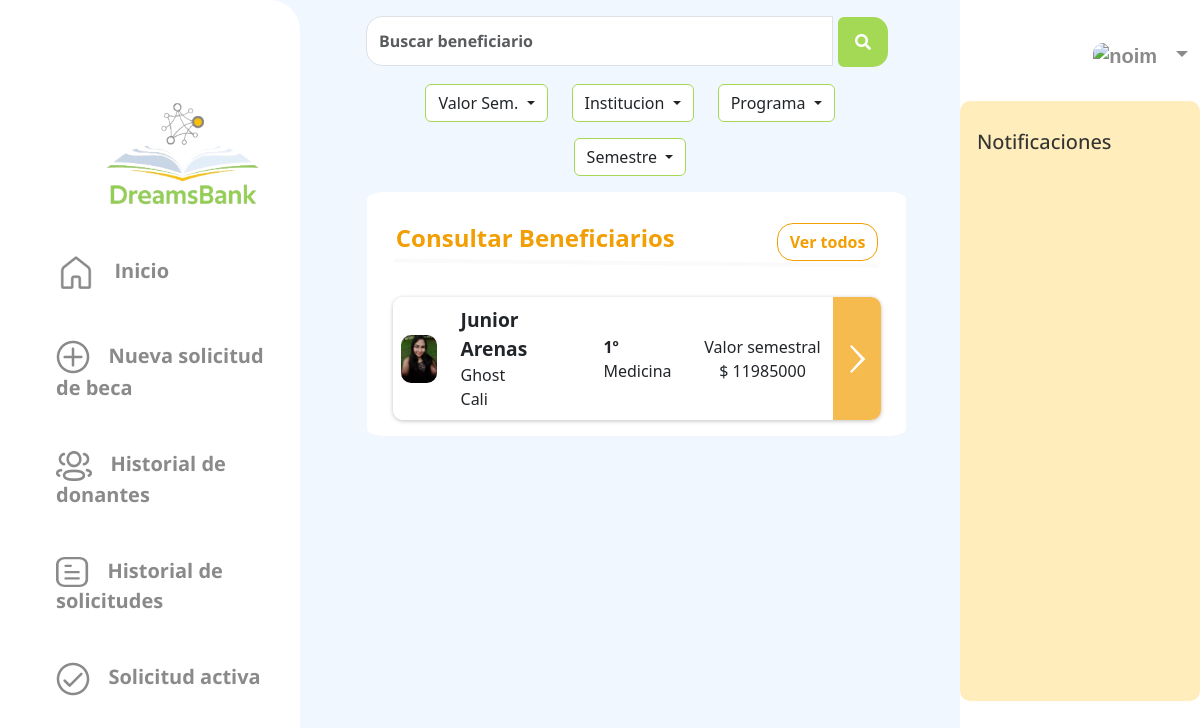
/scholarships/lookbeneficiaries/, run on an earlier commit of the app's database.
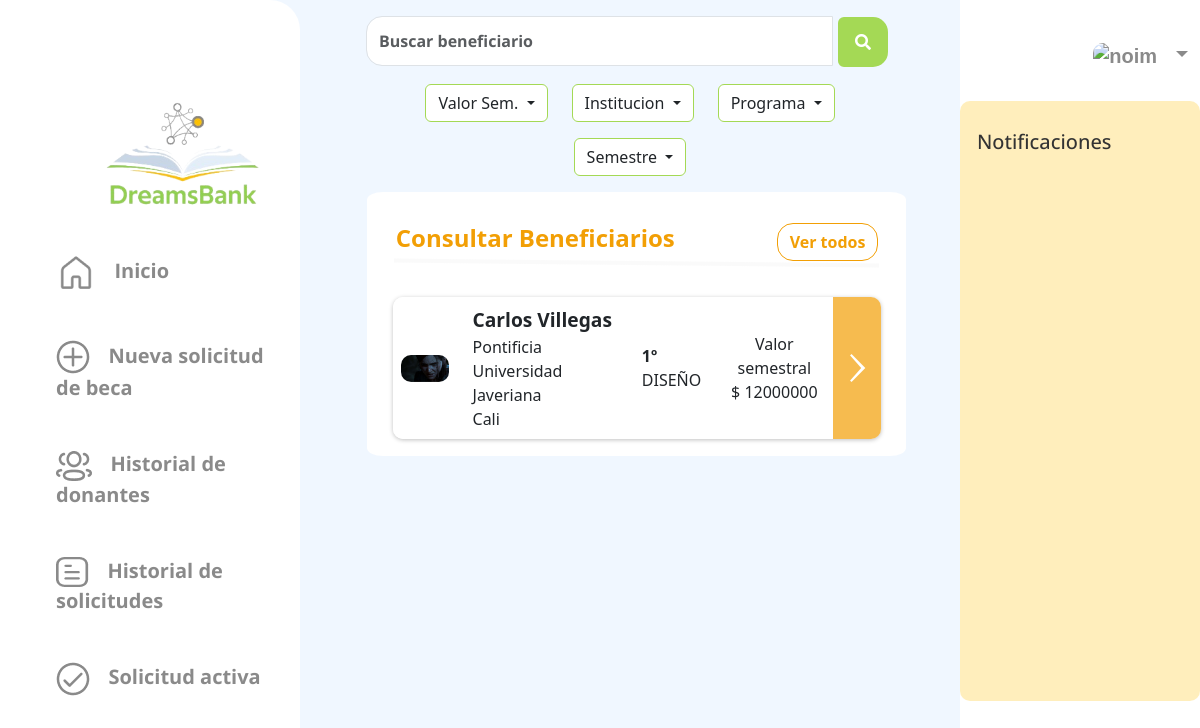
And on a later commit of the database.
### scholarships/models.py (models this page shows, shortened)
class Scholarship(models.Model):
    stratum = models.CharField(max_length=2,null=False)
    photocopy_id = models.FileField(upload_to="files/",null=False, blank=False)
    motivational_letter = models.TextField(max_length=2000,null=False)
    certificate = models.FileField(upload_to="files/",null=False, blank=False)
    value_period = models.IntegerField(null=False)
    icfes_score = models.IntegerField(null=False)
    period_current = models.IntegerField(null=False)
    program_adm = models.CharField(max_length=40,null=False)
    optionsapplication = (('NI','Nuevo Ingreso'),
              ('A','Antiguo'))
    application_type = models.CharField(max_length=40,choices=optionsapplication,null=False)
    optionsstate = (('P','Pendiente'),
                     ('A','Aceptada'),
                     ('R','Rechazada'))
    state = models.CharField(max_length=30,choices=optionsstate,null=False)
    total_periods = models.IntegerField(null=False)
    optionsactive = (('AC','Activo'),
                     ('IN','Inactivo'))
    active = models.CharField(max_length=20,choices=optionsactive,default='Activo',null=False)
    date_application = models.DateTimeField(auto_now_add=True)
    id_user = models.ForeignKey(Beneficiary,null=False,blank=False,on_delete=models.CASCADE)
    institution = models.ForeignKey(Institution,null=False,blank=False, on_delete=models.CASCADE)

### users/models.py (models this page shows, shortened)
class User(AbstractBaseUser, PermissionsMixin):
    username=None
    BENEFICIARY=1
    NATURALDONOR=2
    LEGALDONOR=3
    INSTITUTION=4
    ADMIN=5
    ROLE_CHOICE=(
          (BENEFICIARY, 'Beneficiario'),
          (NATURALDONOR,'Donante natural'),
          (LEGALDONOR,'Donante juridico'),
          (INSTITUTION,'Institución'),
          (ADMIN,'Admin'),
    )
    TI=1
    CC=2
    CE=3
    NIT=4
    IDTYPE_CHOICE= ((TI,'Tarjeta de Identidad'),
                (CC,'Cédula de Ciudadanía'),
                ( CE,'Cédula extranjera'),
                (NIT,'NIT'))
    email = models.EmailField(_("email address"), unique=True)
    name=models.CharField(max_length=100,null=False)
    profilePicture= models.ImageField(upload_to="users",null=True, blank=True)
    idType = models.PositiveSmallIntegerField(choices=IDTYPE_CHOICE,null=False)
    numID = models.CharField(max_length=10,null=False)
    role=models.PositiveSmallIntegerField(choices=ROLE_CHOICE,null=False)
    date_joined = models.DateTimeField(auto_now_add=True)
    last_login= models.DateTimeField(auto_now_add=True)
    created_date = models.DateTimeField(auto_now_add=True)
    modified_date = models.DateTimeField(auto_now_add=True)
    contact = models.CharField(max_length=15)
    notifications = models.ManyToManyField(Notification)
    is_staff = models.BooleanField(default=False)
    is_active = models.BooleanField(default=True)
    is_admin = models.BooleanField(default=False)
    is_superadmin = models.BooleanField(default=False)
    is_superuser = models.BooleanField(default=False)
    date_joined = models.DateTimeField(default=timezone.now)
    USERNAME_FIELD = "email"
    REQUIRED_FIELDS = ['name', 'idType', 'numID', 'role']
    objects = UserManager()

class Institution(User):
    description = models.TextField(max_length=255)
    TYPE_CHOICES = (
        ('Tecnica', 'Tecnica'),
        ('Tecnologica', 'Tecnologica'),
        ('Pregrado', 'Pregrado'),
        ('Posgrado','Posgrado')
    )
    type_institution = models.CharField(
        max_length=255,
        blank = False,
    )
    address = models.CharField(max_length=100)
    city = models.CharField(max_length=70)
    money_donation = models.IntegerField(default=0)
    optionsstate= (('A','Aprobada'),
                     ('P','Pendiente'),
                     ('R','Rechazada'))
    verificationState = models.CharField(max_length=30,choices=optionsstate,null=False, default='P')

### scholarships/views.py (the view)
# urls.py: path("lookbeneficiaries/", views.LookBeneficiaries.as_view(), name='look_beneficiaries'),
class LookBeneficiaries(ListView):
    def get(self, request):
        if request.user.id == 4:
            semester = []
            for i in range(1,13):
                semester.append(i)
            intervals = [(0,2000000),(2000001,5000000),(5000001,10000000),(10000001,20000000),(20000000,50000000)]
            idIns = request.user.id
            institutions = request.user.name
            scholarships = Scholarship.objects.filter(scolarship_donation__id_user=idIns)
            data = {'semesters':semester,'scholarships':scholarships,'institutions':institutions,'intervals':intervals}
            return render(request, 'lookbeneficiaries.html',data)
        else:
            semester = []
            for i in range(1,13):
                semester.append(i)
            intervals = [(0,2000000),(2000001,5000000),(5000001,10000000),(10000001,20000000),(20000000,50000000)]
            institutions = Institution.objects.all()
            scholarships = Scholarship.objects.all()
            data = {'semesters':semester,'scholarships':scholarships,'institutions':institutions,'intervals':intervals}
            return render(request, 'lookbeneficiaries.html',data)

### scholarships/templates/lookbeneficiaries.html (shortened to what the changed rows need)
{% extends 'base.html' %} {% load static %}
  {% block content %}
  <link href="https://cdn.jsdelivr.net/npm/bootstrap@5.3.0-alpha3/dist/css/bootstrap.min.css" rel="stylesheet"
 />
  <link rel="stylesheet" href="https://cdnjs.cloudflare.com/ajax/libs/font-awesome/5.15.3/css/all.min.css">
  <link href="{% static '/lookbeneficiaries.css' %}" rel="stylesheet" />
  <link href="{% static '_base_menu.css' %}" rel="stylesheet" />
</head>
<body>
  <div class="container-fluid">
    <div class="row " style="background-color: white;margin-top:1rem; border-radius: 3%; margin-left: 0.2%;">
      <div class="table-responsive" style="width: 95%; margin-left: 2.5%;">
        <table class="table" style="border: transparent;">
          <thead>
            <tr>
              <th></th>
              <th></th>
              <th></th>
              <th></th>
              <th style="width: 2rem"></th>
            </tr>
          </thead>
          <tbody>
            {% if scholarships %}
            {% for x in scholarships %}
            {% if x.active == 'AC' %}
            <tr class="row-spacing align-middle"
              style="height: 7rem; box-shadow:0px 1px 4px rgba(0, 0, 0, 0.25); border-radius: 10px;">
              <td class="align-middle" style="border-top-left-radius: 10px; border-bottom-left-radius: 10px;">
                {% if x.id_user.profilePicture != "" %}
                <img src="/media/{{ x.id_user.profilePicture }}" class="img-fluid" alt="noimage"
                  style="max-width: 3rem; max-height: 3rem; border-radius: 10px; margin-right: 0.5rem;">
                {% else %}
                <img src="/media/users/profile_default.png" class="img-fluid" alt="noimage"
                  style="max-width: 3rem; max-height: 3rem; border-radius: 10px; margin-right: 0.5rem;">
                {% endif %}
              </td>
              <td>
                <div class="row">
                  <div class="col-12" style="font-weight: bolder; font-size: larger;">{{ x.id_user.name|capfirst }}
                  </div>
                  <div class="col-12">{{ x.institution.name }}</div>
                  <div class="col-12">{{ x.institution.city }}</div>
                </div>
              </td>
              <td>
                <div class="row ">
                  <div class="col-12" style="font-weight: 700;">{{ x.period_current }}º</div>
                  <div class="col-12">{{ x.program_adm }}</div>
                </div>
              </td>
              <td>
                <div class="row my-auto">
                  <div class="col-12 text-center">Valor semestral</div>
                  <div class="col-12 text-center">$ {{ x.value_period }}</div>
                </div>
              </td>
              <td
                style="background-color: rgba(242, 159, 5, 0.7); border-top-right-radius: 10px; border-bottom-right-radius: 10px;"
                class="align-middle">
                <div class="d-flex align-items-center justify-content-center">
                  <button type="submit" class="btn btn-link p-0" style=" border: none;" name="viewBeneficiaryDetails"
                    data-scholarship-id="{{ x.id_user.name }}">
                    <a href="{% url 'scholarships:showdetailsbeneficiary' id=x.id %}">
                      <img src="/media/images/Forward.png" class="img-fluid" alt="noimage"
                        style="max-width: 3rem; max-height: 3rem;">
                    </a>
                  </button>
                </div>
              </td>
            </tr>
            {% endif %}
            {% endfor %}
            {% endif %}
          </tbody>
        </table>
      </div>
    </div>
  </div>
  {% endblock %}

What changed in the data, as far as the page shows it:
removed Scholarship: id_user.profilePicture (picture), id_user.name "Junior Arenas", institution.name "Ghost", institution.city "Cali", period_current "1", program_adm "Medicina", value_period "11985000"
now on this page (row edited): Scholarship: id_user.profilePicture (picture), id_user.name "Carlos Villegas", institution.name "Pontificia Universidad Javeriana", institution.city "Cali", period_current "1", program_adm "DISEÑO", value_period "12000000"
